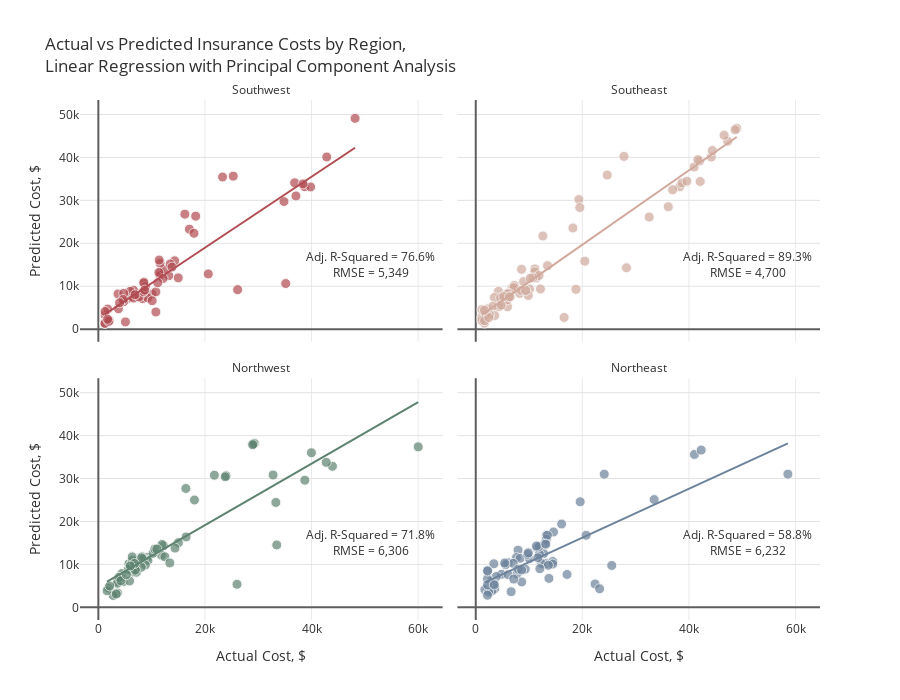

Notebook code for this chart:
### Markdown cell above
# <div style="color:white;display:fill;border-radius:5px;background-color:#84A3C3;overflow:hidden"><p style="padding:20px;color:white;overflow:hidden;font-size:100%;margin:0"><b>5 |</b> Linear Regression with PCA Dimensionality Reduction</p></div>
With the addition of polynomial features, the number of variables in the dataset increases from 5 to 20. Due to the effects of multicollinearity, I will use Principal Component Analysis (PCA) to reduce the correlation between the features in the linear regression models. Principal Component Analysis is a technique that reduces the dimensionality of a data set by transforming variables that are potentially correlated into linearly uncorrelated principal components.

### Code cell
# Dataframe to save results
models=["Linear Regression", "KNN", "SVM", "Gradient Boosting"]
mod_res=pd.DataFrame(columns=["Average RMSE", "Avg. Adjusted R2"], index=models)
regions = ins.region.unique()
s = StandardScaler()

actuals=[]
preds=[]
rmses=[]
r2_scores=[]
adj_r2_scores=[]

for i in regions:
    
    # Filter data by region
    print("\nRegion: {}\n".format(i))
    ins_df = ins[ins.region==i]
    X=ins_df.drop(['charges', 'region'], axis=1)
    y=ins_df.charges
    
    # Add polynomial features
    pf = PolynomialFeatures(degree=2, include_bias=False)
    X_pf = pd.DataFrame(data=pf.fit_transform(X), columns=pf.get_feature_names(X.columns))
    
    # Create training and test sets
    X_train, X_test, y_train, y_test = train_test_split(X_pf, y, test_size=0.2, random_state=1)
    
    # Scale features
    X_train_scaled = s.fit_transform(X_train)
    X_test_scaled = s.transform(X_test)
    
    # PCA
    pca = PCA(.95)
    X_train_pca=pca.fit_transform(X_train_scaled)
    X_test_pca=pca.transform(X_test_scaled)
    print("Number of Principal Components = {}".format(pca.n_components_))
    print("Train Shape:{} {}  Test Shape:{} {}".format(X_train_pca.shape, y_train.shape, X_test_pca.shape, y_test.shape))
    
    # Linear Regression
    lr = LinearRegression().fit(X_train_pca, y_train)
    y_pred=lr.predict(X_test_pca)
    rmse=np.sqrt(mean_squared_error(y_test, y_pred)).round(2)
    r2=r2_score(y_test, y_pred)
    adj_r2 = 1 - (1-r2)*(len(y_test)-1)/(len(y_test)-X_test_pca.shape[1]-1)
    
    actuals.append(pd.Series(y_test, name='actuals').reset_index())
    preds.append(pd.Series(y_pred, name='preds').reset_index(drop=True))
    rmses.append(rmse)
    r2_scores.append(r2)
    adj_r2_scores.append(adj_r2)
    
    print("Test Error (RMSE) = {:,}".format(rmse))
    print("R-Squared = {:.2f}%, Adjusted R-Squared = {:.2f}%".format(r2*100, adj_r2*100))
    if i != 'Northeast':
        print("__________________________")

# Plot results
for i in range(0,4):
    actuals[i].loc[:,'index']=regions[i]
actual = pd.concat([actuals[i] for i in range(4)], axis = 0)
pred = pd.concat([preds[i] for i in range(4)], axis = 0)
df = pd.concat([actual, pred], axis=1).reset_index(drop=True)
col = ["#B14B51", '#D0A99C', '#5D8370','#6C839B']
fig = px.scatter(df, x="actuals", y="preds", color="index", trendline="ols", height=700,
                 title="Actual vs Predicted Insurance Costs by Region,<br>Linear Regression with Principal Component Analysis",
                 color_discrete_sequence=col, opacity=0.7, facet_col='index', facet_col_wrap=2)

fig.for_each_annotation(lambda a: a.update(text=a.text.split("=")[-1]))
fig.add_annotation(text="Adj. R-Squared = {:.1f}%<br>RMSE = {:,.0f}".format(adj_r2_scores[0]*100,rmses[0]),
                   x=51e3,y=15e3, row=2,col=1, showarrow=False)
fig.add_annotation(text="Adj. R-Squared = {:.1f}%<br>RMSE = {:,.0f}".format(adj_r2_scores[1]*100,rmses[1]),
                   x=51e3,y=15e3, row=2,col=2, showarrow=False)
fig.add_annotation(text="Adj. R-Squared = {:.1f}%<br>RMSE = {:,.0f}".format(adj_r2_scores[2]*100,rmses[2]),
                   x=51e3,y=15e3, row=1,col=1, showarrow=False)
fig.add_annotation(text="Adj. R-Squared = {:.1f}%<br>RMSE = {:,.0f}".format(adj_r2_scores[3]*100,rmses[3]),
                   x=51e3,y=15e3, row=1,col=2, showarrow=False)

fig.update_traces(hovertemplate="Actual Cost: %{x:$,.2f}<br>Predicted Cost: %{y:$,.2f}",
                  marker=dict(size=10, line=dict(width=1,color="#F7F7F7")),
                  selector=dict(mode="markers"), showlegend=False)
fig.update_xaxes(title="Actual Cost, $", row=1)
fig.update_xaxes(showgrid=True, gridwidth=1, gridcolor='#EAEAEA',
                 zeroline=True, zerolinewidth=2, zerolinecolor='#5E5E5E')
fig.update_yaxes(title="Predicted Cost, $", col=1)
fig.update_yaxes(showgrid=True, gridwidth=1, gridcolor='#E3E3E3',
                 zeroline=True, zerolinewidth=2, zerolinecolor='#5E5E5E')
fig.update_layout(font_color="#303030", paper_bgcolor="white", plot_bgcolor="white")
fig.show()

### Figure 1 — Plotly figure (JSON) as saved in the notebook; plotly's stock layout.template omitted (floating-point values rounded to 4 significant figures)
{"data": [{"hovertemplate": "Actual Cost: %{x:$,.2f}<br>Predicted Cost: %{y:$,.2f}", "legendgroup": "Southwest", "marker": {"color": "#B14B51", "opacity": 0.7, "symbol": "circle", "line": {"color": "#F7F7F7", "width": 1}, "size": 10}, "mode": "markers", "name": "Southwest", "orientation": "v", "showlegend": false, "x": [3761.0, 11670.0, 6312.0, 14320.0, 11550.0, 5080.0, 8269.0, 3693.0, 36840.0, 13220.0, 23310.0, 35160.0, 12350.0, 10070.0, 5488.0, 38711, 7197.0, 6572.0, 5980.0, 34830.0, 6600.0, 39840.0, 1256.0, 1242.0, 4762.0, 9265.0, 13470.0, 1759.0, 1242.0, 48170.0, 16230.0, 25310.0, 10790.0, 4751.0, 8557.0, 42860.0, 8278.0, 11580.0, 7624.0, 12150.0, 20630.0, 4647.0, 26140.0, 2008.0, 8444.0, 17080.0, 13820.0, 8825.0, 37080.0, 10100.0, 11410.0, 14990.0, 11360.0, 6876.0, 10800.0, 18260.0, 1262.0, 17940.0, 11150.0, 38420.0, 8522.0, 8703.0, 3988.0, 1965.0, 1743.0], "xaxis": "x3", "y": [4749.0, 13330.0, 7583.0, 15920.0, 12520.0, 1687.0, 7105.0, 8204.0, 34080.0, 12450.0, 35440.0, 10630.0, 13940.0, 8197.0, 7163.0, 33190.0, 8343.0, 9079.0, 8811.0, 29720.0, 7232.0, 33130.0, 3290.0, 1410.0, 8344.0, 7285.0, 15180.0, 4676.0, 1323.0, 49110.0, 26790.0, 35640.0, 8684.0, 6399.0, 10970.0, 40100.0, 8584.0, 15370.0, 7492.0, 11790.0, 12860.0, 6900.0, 9193.0, 2091.0, 8762.0, 23290.0, 14450.0, 9915.0, 31030.0, 6624.0, 16090.0, 11940.0, 13190.0, 8020.0, 3993.0, 26320.0, 4100.0, 22340.0, 10800.0, 33840.0, 10790.0, 9097.0, 6162.0, 1808.0, 2304.0], "yaxis": "y3", "type": "scatter"}, {"hovertemplate": "<b>OLS trendline</b><br>preds = 0.826689 * actuals + 2433.4<br>R<sup>2</sup>=0.792960<br><br>index=Southwest<br>actuals=%{x}<br>preds=%{y} <b>(trend)</b><extra></extra>", "legendgroup": "Southwest", "marker": {"color": "#B14B51", "symbol": "circle"}, "mode": "lines", "name": "Southwest", "showlegend": false, "x": [1242.0, 1242.0, 1256.0, 1262.0, 1743.0, 1759.0, 1965.0, 2008.0, 3693.0, 3761.0, 3988.0, 4647.0, 4751.0, 4762.0, 5080.0, 5488.0, 5980.0, 6312.0, 6572.0, 6600.0, 6876.0, 7197.0, 7624.0, 8269.0, 8278.0, 8444.0, 8522.0, 8557.0, 8703.0, 8825.0, 9265.0, 10070.0, 10100.0, 10790.0, 10800.0, 11150.0, 11360.0, 11410.0, 11550.0, 11580.0, 11670.0, 12150.0, 12350.0, 13220.0, 13470.0, 13820.0, 14320.0, 14990.0, 16230.0, 17080.0, 17940.0, 18260.0, 20630.0, 23310.0, 25310.0, 26140.0, 34830.0, 35160.0, 36840.0, 37080.0, 38420.0, 38711, 39840.0, 42860.0, 48170.0], "xaxis": "x3", "y": [3460.0, 3460.0, 3472.0, 3477.0, 3874.0, 3888.0, 4058.0, 4093.0, 5487.0, 5543.0, 5730.0, 6275.0, 6361.0, 6370.0, 6633.0, 6970.0, 7377.0, 7651.0, 7866.0, 7890.0, 8118.0, 8383.0, 8736.0, 9269.0, 9276.0, 9414.0, 9478.0, 9507.0, 9628.0, 9729.0, 10090.0, 10750.0, 10780.0, 11350.0, 11360.0, 11650.0, 11830.0, 11870.0, 11980.0, 12000.0, 12080.0, 12480.0, 12640.0, 13370.0, 13570.0, 13860.0, 14270.0, 14820.0, 15850.0, 16550.0, 17270.0, 17530.0, 19490.0, 21700.0, 23360.0, 24040.0, 31230.0, 31500.0, 32890.0, 33090.0, 34190.0, 34440.0, 35370.0, 37860.0, 42260.0], "yaxis": "y3", "type": "scatter"}, {"hovertemplate": "Actual Cost: %{x:$,.2f}<br>Predicted Cost: %{y:$,.2f}", "legendgroup": "Southeast", "marker": {"color": "#D0A99C", "opacity": 0.7, "symbol": "circle", "line": {"color": "#F7F7F7", "width": 1}, "size": 10}, "mode": "markers", "name": "Southeast", "orientation": "v", "showlegend": false, "x": [44200.0, 6781.0, 5478.0, 32550.0, 1816.0, 11090.0, 11090.0, 13470.0, 47270.0, 10110.0, 38280.0, 19350.0, 1616.0, 40970.0, 1824.0, 7244.0, 36950.0, 42000.0, 6184.0, 20460.0, 7153.0, 2219.0, 8233.0, 4266.0, 19520.0, 27810.0, 16590.0, 5967.0, 4505.0, 3501.0, 4340.0, 5974.0, 3227.0, 11360.0, 12590.0, 6314.0, 5920.0, 12140.0, 3562.0, 4673.0, 46600.0, 2566.0, 41680.0, 8978.0, 48970.0, 24670.0, 8597.0, 38710.0, 1136.0, 18810.0, 1982.0, 1132.0, 6500.0, 1147.0, 8548.0, 39610.0, 11880.0, 48680.0, 44400.0, 18220.0, 28290.0, 9855.0, 10700.0, 5245.0, 1665.0, 2465.0, 9378.0, 10230.0, 36120.0, 4780.0, 6338.0, 42110.0, 1634.0], "xaxis": "x4", "y": [40100.0, 9501.0, 6655.0, 26110.0, 2083.0, 14030.0, 13350.0, 14780.0, 43790.0, 9337.0, 33170.0, 30190.0, 1396.0, 37760.0, 3428.0, 10180.0, 32460.0, 39180.0, 8410.0, 15840.0, 9674.0, 4735.0, 8339.0, 8813.0, 28320.0, 40240.0, 2725.0, 5203.0, 6267.0, 7373.0, 5204.0, 6838.0, 5344.0, 11930.0, 21700.0, 8256.0, 8220.0, 9354.0, 3181.0, 7295.0, 45170.0, 3363.0, 39450.0, 11060.0, 46790.0, 35900.0, 13930.0, 34070.0, 2796.0, 9269.0, 3481.0, 2024.0, 7521.0, 4557.0, 9034.0, 34470.0, 12500.0, 46440.0, 41590.0, 23570.0, 14290.0, 7841.0, 11970.0, 7573.0, 1985.0, 2698.0, 9008.0, 11860.0, 28520.0, 5586.0, 7527.0, 34390.0, 4421.0], "yaxis": "y4", "type": "scatter"}, {"hovertemplate": "<b>OLS trendline</b><br>preds = 0.866193 * actuals + 2334.73<br>R<sup>2</sup>=0.905011<br><br>index=Southeast<br>actuals=%{x}<br>preds=%{y} <b>(trend)</b><extra></extra>", "legendgroup": "Southeast", "marker": {"color": "#D0A99C", "symbol": "circle"}, "mode": "lines", "name": "Southeast", "showlegend": false, "x": [1132.0, 1136.0, 1147.0, 1616.0, 1634.0, 1665.0, 1816.0, 1824.0, 1982.0, 2219.0, 2465.0, 2566.0, 3227.0, 3501.0, 3562.0, 4266.0, 4340.0, 4505.0, 4673.0, 4780.0, 5245.0, 5478.0, 5920.0, 5967.0, 5974.0, 6184.0, 6314.0, 6338.0, 6500.0, 6781.0, 7153.0, 7244.0, 8233.0, 8548.0, 8597.0, 8978.0, 9378.0, 9855.0, 10110.0, 10230.0, 10700.0, 11090.0, 11090.0, 11360.0, 11880.0, 12140.0, 12590.0, 13470.0, 16590.0, 18220.0, 18810.0, 19350.0, 19520.0, 20460.0, 24670.0, 27810.0, 28290.0, 32550.0, 36120.0, 36950.0, 38280.0, 38710.0, 39610.0, 40970.0, 41680.0, 42000.0, 42110.0, 44200.0, 44400.0, 46600.0, 47270.0, 48680.0, 48970.0], "xaxis": "x4", "y": [3315.0, 3319.0, 3328.0, 3734.0, 3750.0, 3777.0, 3908.0, 3915.0, 4051.0, 4257.0, 4470.0, 4558.0, 5130.0, 5367.0, 5420.0, 6030.0, 6094.0, 6237.0, 6383.0, 6475.0, 6878.0, 7080.0, 7463.0, 7503.0, 7510.0, 7692.0, 7804.0, 7825.0, 7965.0, 8209.0, 8530.0, 8609.0, 9466.0, 9739.0, 9781.0, 10110.0, 10460.0, 10870.0, 11090.0, 11190.0, 11610.0, 11940.0, 11940.0, 12180.0, 12630.0, 12850.0, 13240.0, 14000.0, 16700.0, 18120.0, 18620.0, 19100.0, 19240.0, 20060.0, 23700.0, 26420.0, 26840.0, 30530.0, 33630.0, 34340.0, 35490.0, 35860.0, 36650.0, 37830.0, 38430.0, 38710.0, 38810.0, 40620.0, 40790.0, 42700.0, 43280.0, 44500.0, 44750.0], "yaxis": "y4", "type": "scatter"}, {"hovertemplate": "Actual Cost: %{x:$,.2f}<br>Predicted Cost: %{y:$,.2f}", "legendgroup": "Northwest", "marker": {"color": "#5D8370", "opacity": 0.7, "symbol": "circle", "line": {"color": "#F7F7F7", "width": 1}, "size": 10}, "mode": "markers", "name": "Northwest", "orientation": "v", "showlegend": false, "x": [9174.0, 4433.0, 21770.0, 7732.0, 33470.0, 4618.0, 3594.0, 12240.0, 6204.0, 11840.0, 4467.0, 8163.0, 6394.0, 1906.0, 23970.0, 2775.0, 3538.0, 32790.0, 6112.0, 9302.0, 11950.0, 6389.0, 23810.0, 10260.0, 4244.0, 16460.0, 8413.0, 26020.0, 60020.0, 3580.0, 12480.0, 5856.0, 7154.0, 1636.0, 6987.0, 43920.0, 15020.0, 29330.0, 5630.0, 8827.0, 8060.0, 5729.0, 14380.0, 29140.0, 38750.0, 3877.0, 42760.0, 6374.0, 28950.0, 16420.0, 10600.0, 18030.0, 39980.0, 6941.0, 4240.0, 6361.0, 8116.0, 6797.0, 2137.0, 33310.0, 13420.0, 10980.0, 3353.0, 5261.0, 5990.0], "xaxis": "x", "y": [11660.0, 7887.0, 30780.0, 10690.0, 14530.0, 5954.0, 3359.0, 14340.0, 8680.0, 12150.0, 6947.0, 11770.0, 9061.0, 4480.0, 30650.0, 2758.0, 5982.0, 30830.0, 8838.0, 10920.0, 14640.0, 8218.0, 30410.0, 12590.0, 6877.0, 16390.0, 11310.0, 5367.0, 37390.0, 5602.0, 11770.0, 6135.0, 8184.0, 3860.0, 10620.0, 32860.0, 15060.0, 38210.0, 8838.0, 9857.0, 9343.0, 10130.0, 13800.0, 38090.0, 29620.0, 7005.0, 33780.0, 10980.0, 37880.0, 27690.0, 13580.0, 25000.0, 36010.0, 8666.0, 6200.0, 11760.0, 11520.0, 10210.0, 4981.0, 24440.0, 10340.0, 13600.0, 3104.0, 7627.0, 9645.0], "yaxis": "y", "type": "scatter"}, {"hovertemplate": "<b>OLS trendline</b><br>preds = 0.716568 * actuals + 4799.83<br>R<sup>2</sup>=0.751236<br><br>index=Northwest<br>actuals=%{x}<br>preds=%{y} <b>(trend)</b><extra></extra>", "legendgroup": "Northwest", "marker": {"color": "#5D8370", "symbol": "circle"}, "mode": "lines", "name": "Northwest", "showlegend": false, "x": [1636.0, 1906.0, 2137.0, 2775.0, 3353.0, 3538.0, 3580.0, 3594.0, 3877.0, 4240.0, 4244.0, 4433.0, 4467.0, 4618.0, 5261.0, 5630.0, 5729.0, 5856.0, 5990.0, 6112.0, 6204.0, 6361.0, 6374.0, 6389.0, 6394.0, 6797.0, 6941.0, 6987.0, 7154.0, 7732.0, 8060.0, 8116.0, 8163.0, 8413.0, 8827.0, 9174.0, 9302.0, 10260.0, 10600.0, 10980.0, 11840.0, 11950.0, 12240.0, 12480.0, 13420.0, 14380.0, 15020.0, 16420.0, 16460.0, 18030.0, 21770.0, 23810.0, 23970.0, 26020.0, 28950.0, 29140.0, 29330.0, 32790.0, 33310.0, 33470.0, 38750.0, 39980.0, 42760.0, 43920.0, 60020.0], "xaxis": "x", "y": [5972.0, 6166.0, 6331.0, 6788.0, 7203.0, 7335.0, 7365.0, 7375.0, 7578.0, 7838.0, 7841.0, 7977.0, 8000.0, 8109.0, 8570.0, 8834.0, 8905.0, 8996.0, 9092.0, 9180.0, 9245.0, 9358.0, 9367.0, 9378.0, 9381.0, 9670.0, 9773.0, 9806.0, 9926.0, 10340.0, 10580.0, 10620.0, 10650.0, 10830.0, 11130.0, 11370.0, 11470.0, 12160.0, 12400.0, 12670.0, 13280.0, 13360.0, 13570.0, 13740.0, 14410.0, 15110.0, 15560.0, 16570.0, 16590.0, 17720.0, 20400.0, 21860.0, 21970.0, 23440.0, 25540.0, 25680.0, 25820.0, 28290.0, 28670.0, 28780.0, 32560.0, 33450.0, 35440.0, 36270.0, 47810.0], "yaxis": "y", "type": "scatter"}, {"hovertemplate": "Actual Cost: %{x:$,.2f}<br>Predicted Cost: %{y:$,.2f}", "legendgroup": "Northeast", "marker": {"color": "#6C839B", "opacity": 0.7, "symbol": "circle", "line": {"color": "#F7F7F7", "width": 1}, "size": 10}, "mode": "markers", "name": "Northeast", "orientation": "v", "showlegend": false, "x": [58570.0, 41030.0, 13130.0, 17130.0, 13220.0, 42300.0, 8628.0, 11510.0, 13230.0, 12730.0, 3559.0, 14590.0, 13020.0, 6113.0, 4847.0, 14450.0, 9282.0, 5595.0, 2204.0, 6641.0, 12320.0, 7935.0, 3858.0, 1712.0, 2727.0, 7639.0, 3044.0, 25520.0, 11940.0, 3393.0, 14450.0, 33480.0, 20710.0, 8334.0, 2218.0, 11880.0, 11390.0, 10070.0, 2396.0, 7730.0, 2211.0, 3385.0, 24110.0, 2206.0, 9723.0, 13620.0, 11660.0, 6067.0, 19590.0, 2217.0, 22400.0, 12030.0, 9866.0, 16120.0, 7050.0, 5429.0, 13430.0, 2196.0, 7986.0, 13730.0, 3482.0, 13140.0, 23240.0, 7134.0, 8606.0], "xaxis": "x2", "y": [31030.0, 35620.0, 10180.0, 7659.0, 16790.0, 36630.0, 5919.0, 13910.0, 15830.0, 12530.0, 4328.0, 17560.0, 14910.0, 10380.0, 7699.0, 10680.0, 8881.0, 9935.0, 4646.0, 3638.0, 10190.0, 13320.0, 7174.0, 4129.0, 6016.0, 11580.0, 3852.0, 9755.0, 12370.0, 10140.0, 10080.0, 25120.0, 16780.0, 11420.0, 8534.0, 14190.0, 14280.0, 11360.0, 3534.0, 7825.0, 6657.0, 5474.0, 31020.0, 5242.0, 12350.0, 9795.0, 11550.0, 7602.0, 24590.0, 8494.0, 5448.0, 9004.0, 12700.0, 19410.0, 10240.0, 10330.0, 16770.0, 2810.0, 8891.0, 6740.0, 5233.0, 14700.0, 4326.0, 6581.0, 8695.0], "yaxis": "y2", "type": "scatter"}, {"hovertemplate": "<b>OLS trendline</b><br>preds = 0.569433 * actuals + 4826.1<br>R<sup>2</sup>=0.641782<br><br>index=Northeast<br>actuals=%{x}<br>preds=%{y} <b>(trend)</b><extra></extra>", "legendgroup": "Northeast", "marker": {"color": "#6C839B", "symbol": "circle"}, "mode": "lines", "name": "Northeast", "showlegend": false, "x": [1712.0, 2196.0, 2204.0, 2206.0, 2211.0, 2217.0, 2218.0, 2396.0, 2727.0, 3044.0, 3385.0, 3393.0, 3482.0, 3559.0, 3858.0, 4847.0, 5429.0, 5595.0, 6067.0, 6113.0, 6641.0, 7050.0, 7134.0, 7639.0, 7730.0, 7935.0, 7986.0, 8334.0, 8606.0, 8628.0, 9282.0, 9723.0, 9866.0, 10070.0, 11390.0, 11510.0, 11660.0, 11880.0, 11940.0, 12030.0, 12320.0, 12730.0, 13020.0, 13130.0, 13140.0, 13220.0, 13230.0, 13430.0, 13620.0, 13730.0, 14450.0, 14450.0, 14590.0, 16120.0, 17130.0, 19590.0, 20710.0, 22400.0, 23240.0, 24110.0, 25520.0, 33480.0, 41030.0, 42300.0, 58570.0], "xaxis": "x2", "y": [5801.0, 6077.0, 6081.0, 6082.0, 6085.0, 6089.0, 6089.0, 6191.0, 6379.0, 6560.0, 6754.0, 6758.0, 6809.0, 6852.0, 7023.0, 7586.0, 7917.0, 8012.0, 8281.0, 8307.0, 8607.0, 8841.0, 8888.0, 9176.0, 9228.0, 9345.0, 9373.0, 9572.0, 9727.0, 9739.0, 10110.0, 10360.0, 10440.0, 10560.0, 11310.0, 11380.0, 11460.0, 11590.0, 11620.0, 11680.0, 11840.0, 12080.0, 12240.0, 12300.0, 12310.0, 12360.0, 12360.0, 12470.0, 12580.0, 12640.0, 13050.0, 13060.0, 13130.0, 14000.0, 14580.0, 15980.0, 16620.0, 17580.0, 18060.0, 18550.0, 19360.0, 23890.0, 28190.0, 28920.0, 38180.0], "yaxis": "y2", "type": "scatter"}], "layout": {"xaxis": {"anchor": "y", "domain": [0, 0.49], "title": {"text": "Actual Cost, $"}, "showgrid": true, "gridwidth": 1, "gridcolor": "#EAEAEA", "zeroline": true, "zerolinewidth": 2, "zerolinecolor": "#5E5E5E"}, "yaxis": {"anchor": "x", "domain": [0, 0.465], "title": {"text": "Predicted Cost, $"}, "showgrid": true, "gridwidth": 1, "gridcolor": "#E3E3E3", "zeroline": true, "zerolinewidth": 2, "zerolinecolor": "#5E5E5E"}, "xaxis2": {"anchor": "y2", "domain": [0.51, 1], "matches": "x", "title": {"text": "Actual Cost, $"}, "showgrid": true, "gridwidth": 1, "gridcolor": "#EAEAEA", "zeroline": true, "zerolinewidth": 2, "zerolinecolor": "#5E5E5E"}, "yaxis2": {"anchor": "x2", "domain": [0, 0.465], "matches": "y", "showticklabels": false, "showgrid": true, "gridwidth": 1, "gridcolor": "#E3E3E3", "zeroline": true, "zerolinewidth": 2, "zerolinecolor": "#5E5E5E"}, "xaxis3": {"anchor": "y3", "domain": [0, 0.49], "matches": "x", "showticklabels": false, "showgrid": true, "gridwidth": 1, "gridcolor": "#EAEAEA", "zeroline": true, "zerolinewidth": 2, "zerolinecolor": "#5E5E5E"}, "yaxis3": {"anchor": "x3", "domain": [0.535, 1.0], "matches": "y", "title": {"text": "Predicted Cost, $"}, "showgrid": true, "gridwidth": 1, "gridcolor": "#E3E3E3", "zeroline": true, "zerolinewidth": 2, "zerolinecolor": "#5E5E5E"}, "xaxis4": {"anchor": "y4", "domain": [0.51, 1], "matches": "x", "showticklabels": false, "showgrid": true, "gridwidth": 1, "gridcolor": "#EAEAEA", "zeroline": true, "zerolinewidth": 2, "zerolinecolor": "#5E5E5E"}, "yaxis4": {"anchor": "x4", "domain": [0.535, 1.0], "matches": "y", "showticklabels": false, "showgrid": true, "gridwidth": 1, "gridcolor": "#E3E3E3", "zeroline": true, "zerolinewidth": 2, "zerolinecolor": "#5E5E5E"}, "annotations": [{"showarrow": false, "text": "Northwest", "x": 0.245, "xanchor": "center", "xref": "paper", "y": 0.465, "yanchor": "bottom", "yref": "paper"}, {"showarrow": false, "text": "Northeast", "x": 0.755, "xanchor": "center", "xref": "paper", "y": 0.465, "yanchor": "bottom", "yref": "paper"}, {"showarrow": false, "text": "Southwest", "x": 0.245, "xanchor": "center", "xref": "paper", "y": 1.0, "yanchor": "bottom", "yref": "paper"}, {"showarrow": false, "text": "Southeast", "x": 0.755, "xanchor": "center", "xref": "paper", "y": 1.0, "yanchor": "bottom", "yref": "paper"}, {"showarrow": false, "text": "Adj. R-Squared = 76.6%<br>RMSE = 5,349", "x": 51000, "xref": "x3", "y": 15000, "yref": "y3"}, {"showarrow": false, "text": "Adj. R-Squared = 89.3%<br>RMSE = 4,700", "x": 51000, "xref": "x4", "y": 15000, "yref": "y4"}, {"showarrow": false, "text": "Adj. R-Squared = 71.8%<br>RMSE = 6,306", "x": 51000, "xref": "x", "y": 15000, "yref": "y"}, {"showarrow": false, "text": "Adj. R-Squared = 58.8%<br>RMSE = 6,232", "x": 51000, "xref": "x2", "y": 15000, "yref": "y2"}], "legend": {"title": {"text": "index"}, "tracegroupgap": 0}, "title": {"text": "Actual vs Predicted Insurance Costs by Region,<br>Linear Regression with Principal Component Analysis"}, "height": 700, "font": {"color": "#303030"}, "paper_bgcolor": "white", "plot_bgcolor": "white"}}
